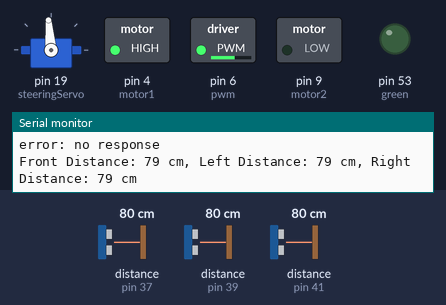
Simulated run of this sketch. Board: Arduino Mega 2560, built with avr-gcc and run on an emulated ATmega2560. Shown: servo, switched loads named in the sketch (green lamp = pin HIGH), output pins drawn as LEDs (lit = HIGH), the last lines printed to the serial monitor. Wiring (inferred from the names in the program): 3 × ultrasonic range finder: trigger pin 36, echo pin 37 / trigger pin 38, echo pin 39 / trigger pin 40, echo pin 41. The test bench sets the inputs (shaded band); at power-on: distance to the obstacle (sensors on pin 39, pin 37, pin 41) 80 cm. The echo pulse lasts 58.3 µs per cm; pins used as bus, display or sensor lines are not drawn.

Above: at 6.2 s.
6.3 s: distance to the obstacle (sensor on pin 39) set to 120 cm
At 7.1 s:
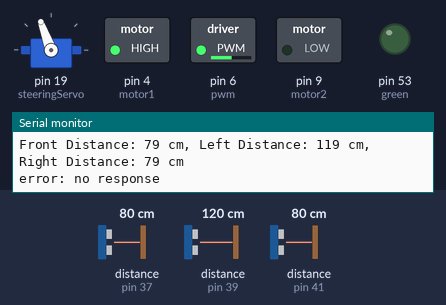
7.9 s: distance to the obstacle (sensor on pin 37) set to 65 cm
10.9 s: distance to the obstacle (sensor on pin 37) set to 56 cm
At 11.14 s:
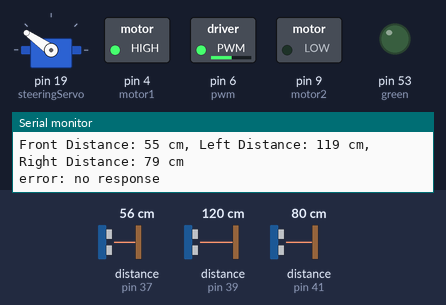
13.9 s: distance to the obstacle (sensor on pin 41) set to 250 cm
16.9 s: distance to the obstacle (sensor on pin 37) set to 9 cm
At 18.0 s:
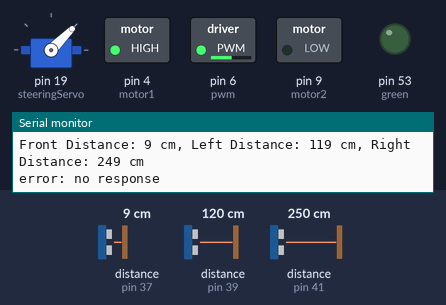
19.9 s: distance to the obstacle (sensor on pin 37) set to 120 cm
At 21.2 s:
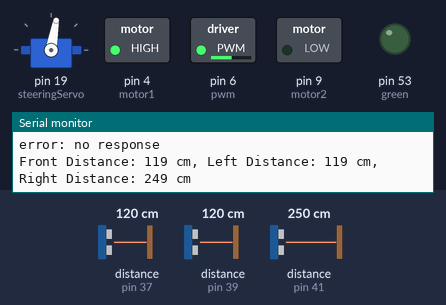
Timing chart, 0 to 22.6 s (numbered marks = the images above; inputs shaded):
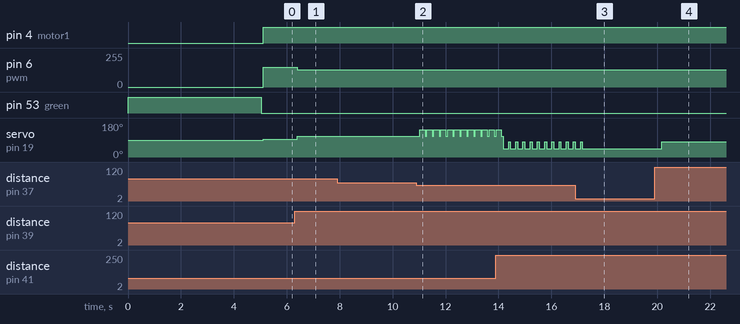

The sketch:

Pix_camera__obstacle_challenge_test_code.ino
```cpp
#include <Servo.h>
#include <Pixy2.h>
Pixy2 pixy;


const int TRIGGER_PIN_FRONT =36;  // Front sonar sensor trigger pin
const int ECHO_PIN_FRONT = 37;     // Front sonar sensor echo pin
const int TRIGGER_PIN_LEFT = 38;  // Left sonar sensor trigger pin
const int ECHO_PIN_LEFT = 39;     // Left sonar sensor echo pin
const int TRIGGER_PIN_RIGHT = 40;  // Right sonar sensor trigger pin
const int ECHO_PIN_RIGHT = 41;     // Right sonar sensor echo pin


const int motor1 = 4;const int motor2 =9;const int pwm=6;
Servo steeringServo;

//red and green led
int red=52;
int green=53;

const int forwardSpeed = 150; // Adjust this value for the desired forward speed
const int turnSpeed = 130;     // Adjust this value for the desired turn speed
void setup(){
 Serial.begin(9600);
   pixy.init();
   //red and green leds
  pinMode(red, OUTPUT);pinMode(green, OUTPUT);
  steeringServo.attach(19);
  // Motor
  pinMode(motor1, OUTPUT);pinMode(pwm, OUTPUT);pinMode(motor2, OUTPUT);
  // Sonar Sensors
  pinMode(TRIGGER_PIN_FRONT, OUTPUT);pinMode(ECHO_PIN_FRONT, INPUT);
  pinMode(TRIGGER_PIN_LEFT, OUTPUT);pinMode(ECHO_PIN_LEFT, INPUT);
  pinMode(TRIGGER_PIN_RIGHT, OUTPUT);pinMode(ECHO_PIN_RIGHT, INPUT);
  pixy.setLamp(0, 0);  // Turn on the lamp (LED) on Pixy2

}

  int getDistance(int triggerPin, int echoPin) {
  digitalWrite(triggerPin, LOW);
  delayMicroseconds(2);
  digitalWrite(triggerPin, HIGH);
  delayMicroseconds(10);
  digitalWrite(triggerPin, LOW);
  unsigned long duration = pulseIn(echoPin, HIGH);
  int distance = duration * 0.0343 / 2;
  return distance;  }

void loop(){
digitalWrite(green , LOW);
digitalWrite(red , LOW);

int distanceFront = getDistance(TRIGGER_PIN_FRONT, ECHO_PIN_FRONT);
int distanceLeft = getDistance(TRIGGER_PIN_LEFT, ECHO_PIN_LEFT);
int distanceRight = getDistance(TRIGGER_PIN_RIGHT, ECHO_PIN_RIGHT);

Serial.print("Front Distance: ");
Serial.print(distanceFront);
Serial.print(" cm, Left Distance: ");
Serial.print(distanceLeft);
Serial.print(" cm, Right Distance: ");
Serial.print(distanceRight);
Serial.println(" cm");

int blocks = pixy.ccc.getBlocks();

  int largestArea = 0;  // Variable to track the largest area
  int closestColor = -1;  // Variable to track the color closest to the camera
  int closestWidth = 0;  // Variable to track the width of the closest color
  int closestHeight = 0;  // Variable to track the height of the closest color
  int closestX = 0;  // Variable to track the X coordinate of the closest color
  int closestY = 0;  // Variable to track the Y coordinate of the closest color

  for (int i = 0; i < blocks; i++) {
    int area = pixy.ccc.blocks[i].m_width * pixy.ccc.blocks[i].m_height;

    // Compare areas to determine the color closest to the camera
    if (area > largestArea) {
      largestArea = area;
      closestColor = pixy.ccc.blocks[i].m_signature;
      closestWidth = pixy.ccc.blocks[i].m_width;
      closestHeight = pixy.ccc.blocks[i].m_height;
      closestX = pixy.ccc.blocks[i].m_x;
      closestY = pixy.ccc.blocks[i].m_y;
    }
  }
    if (closestColor == 2) {
      Serial.print("Green obstacle detected. ");
      digitalWrite(green , HIGH);
      digitalWrite(red ,LOW);
      steeringServo.write(140);
      digitalWrite(motor1, HIGH);
      digitalWrite(motor2, LOW);
      analogWrite(pwm, 130);
      delay(200);

      steeringServo.write(85);
      digitalWrite(motor1, HIGH);
      digitalWrite(motor2, LOW);
      analogWrite(pwm, 130);
      delay(200);

          if (distanceLeft<=26){
      steeringServo.write(80);
      digitalWrite(motor1, HIGH);
      digitalWrite(motor2, LOW);
      analogWrite(pwm, 130);
      delay(100);
      }

      }
      else if (closestColor == 1) {
      Serial.print("Red obstacle detected. ");
      digitalWrite(red,HIGH);
      digitalWrite(green , LOW);
      steeringServo.write(70);
      digitalWrite(motor1, HIGH);
      digitalWrite(motor2, LOW);
      analogWrite(pwm, 130);
      delay(100);

      if (distanceRight<=25){
      steeringServo.write(110);
      digitalWrite(motor1, HIGH);
      digitalWrite(motor2, LOW);
      analogWrite(pwm, 130);
      delay(50);
      }
    }
if (distanceFront >= 0  && distanceFront <= 60 && closestColor != 2 && closestColor != 1) {
if ( distanceLeft < distanceRight ) {
    steeringServo.write(45);
    digitalWrite(motor1, HIGH);
    digitalWrite(motor2, LOW);
    analogWrite(pwm, turnSpeed);
    delay(200);}
else if ( distanceRight < distanceLeft ) {
    // Turn left
  steeringServo.write(145);
    digitalWrite(motor1, HIGH);
    digitalWrite(motor2, LOW);
    analogWrite(pwm, turnSpeed);
    delay(200);}}
else {
  steeringServo.write(95);
  digitalWrite(motor1, HIGH);
  digitalWrite(motor2, LOW);
  analogWrite(pwm, forwardSpeed);}

if ( distanceFront >=40 && closestColor != 2 && closestColor != 1)
  {
if ( distanceLeft < distanceRight ) {
    // Obstacle detected on the left as well
    // Turn right
    steeringServo.write(80);
    digitalWrite(motor1, HIGH);
    digitalWrite(motor2, LOW);
    analogWrite(pwm, 130);
    delay(20);}
if ( distanceRight < distanceLeft ) {
    // Obstacle detected on the left as well
    // Turn right
    steeringServo.write(110);
    digitalWrite(motor1, HIGH);
    digitalWrite(motor2, LOW);
    analogWrite(pwm, 130);
    delay(20);}}

}
```

Measured:
- the behaviour switches between 62 and 61 cm on distance to the obstacle (sensor on pin 37) (found by bisection; images 1 and 2)
- after the input at 6.3 s, pin 6 (pwm): 150/255 → 130/255 after 0.10 s; servo on pin 19 (steeringServo): 95° → 110° after 0.10 s
- after the input at 10.9 s, servo on pin 19 (steeringServo): alternates 145° for 0.20 s and 110° for 0.06 s, starting after 0.13 s
- after the input at 16.9 s, servo on pin 19 (steeringServo): goes on until 17.2 s, then stays 45°
- after the input at 19.9 s, servo on pin 19 (steeringServo): 45° → 80° after 0.27 s
